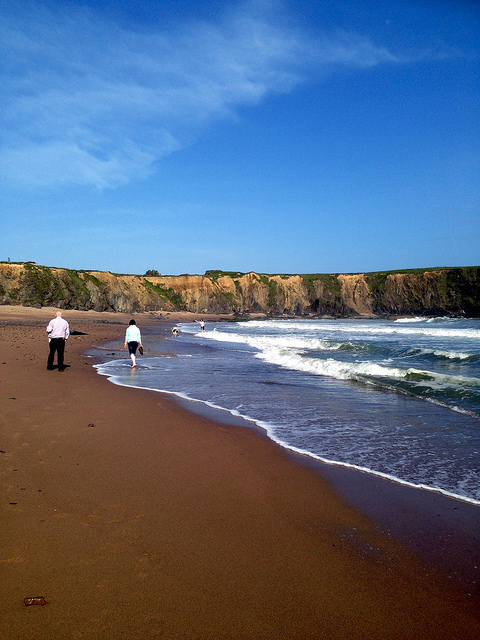
#> input picture _My/ch_05_Image Enhancement/ch_02_Histogram Operations/Projects/Images/sea_beach.jpg, 480 x 640 px
$ jupyter execute Histogram_For_RGB_Images.ipynb
#> lines starting #> are read from the running program, lines starting #| are printed output that depends on the picture
[cell 1]
import cv2
import numpy as np
from matplotlib import pyplot as plt

[cell 2]
img = cv2.imread("../Images/sea_beach.jpg")
#> img is the input picture: shape (640, 480, 3); mean B, G, R 129.9, 104.7, 87.6
b, g, r = cv2.split(img)
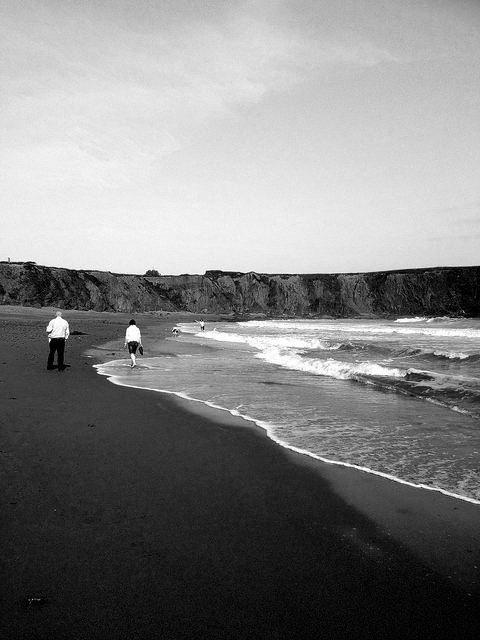
#> b: shape (640, 480); min 0, max 255, mean 129.9
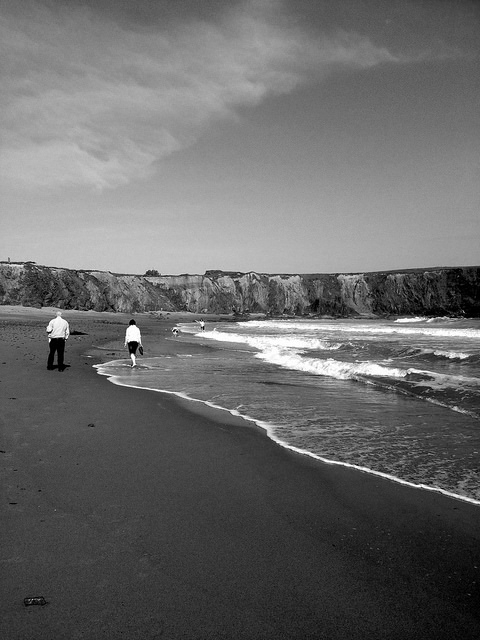
#> g: shape (640, 480); min 0, max 255, mean 104.7
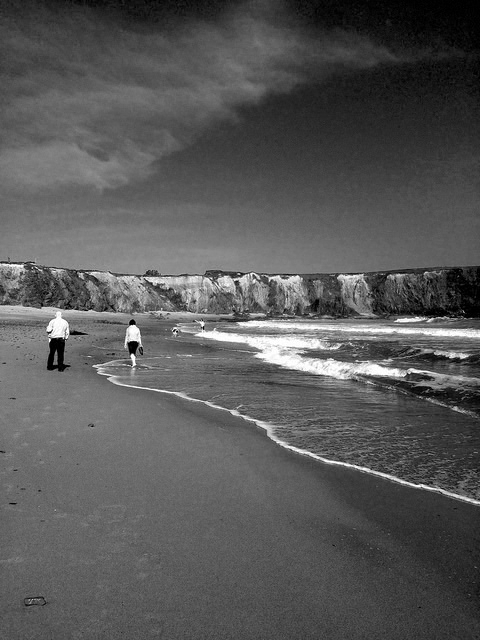
#> r: shape (640, 480); min 0, max 255, mean 87.6

[cell 3]
cv2.imshow("img", img)
cv2.waitKey(0)
cv2.destroyAllWindows()

[cell 4]
plt.hist(b.ravel(), 256, [0, 256])
plt.show()
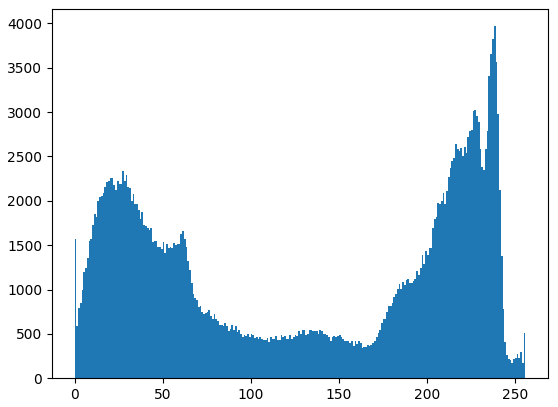
#> figure drawn by matplotlib, 1 panel; tallest bar 3969 high, from x = 238 to 239
cv2.imshow("b", b)
cv2.waitKey(0)
cv2.destroyAllWindows()

[cell 5]
plt.hist(g.ravel(), 256, [0, 256])
plt.show()
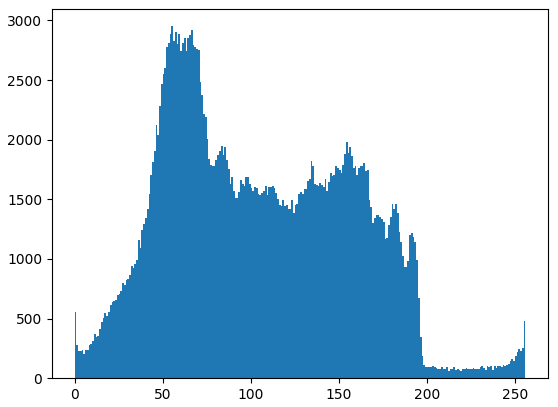
#> figure drawn by matplotlib, 1 panel; tallest bar 2952 high, from x = 55 to 56
cv2.imshow("g", g)
cv2.waitKey(0)
cv2.destroyAllWindows()

[cell 6]
plt.hist(r.ravel(), 256, [0, 256])
plt.show()
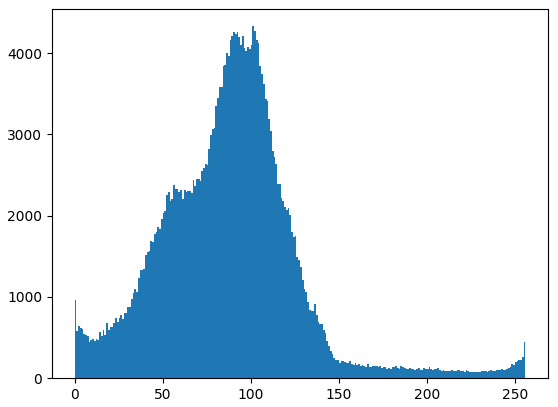
#> figure drawn by matplotlib, 1 panel; tallest bar 4330 high, from x = 101 to 102
cv2.imshow("r", r)
cv2.waitKey(0)
cv2.destroyAllWindows()
